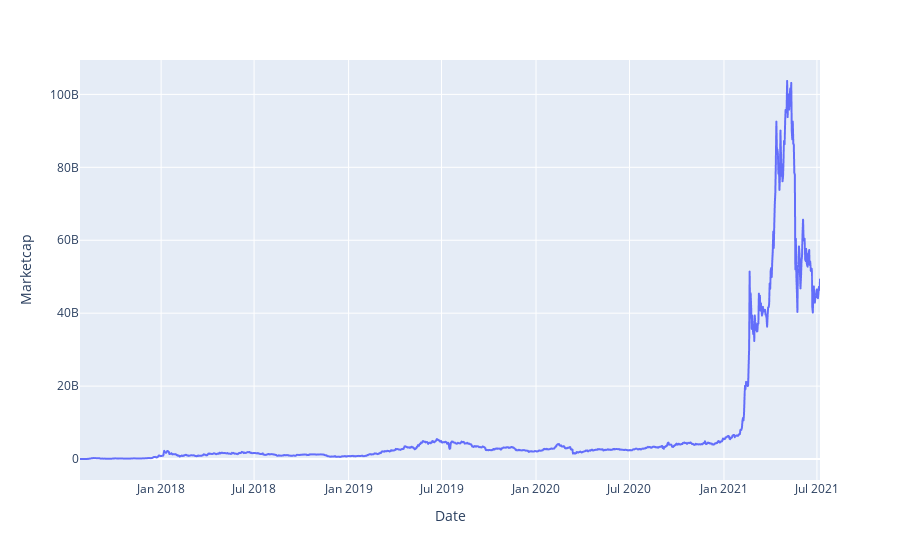

The code cell stored with this chart in its notebook:
### Code cell
fig = px.line(data, x='Date', y="Marketcap")
fig.show();

### Figure 1 — Plotly figure (JSON) as saved in the notebook; plotly's stock layout.template omitted (floating-point values rounded to 4 significant figures; data arrays with more than 128 entries replaced by an {"elided": "..."} marker saying what was removed)
{"data": [{"hovertemplate": "Date=%{x}<br>Marketcap=%{y}<extra></extra>", "legendgroup": "", "line": {"color": "#636efa", "dash": "solid"}, "marker": {"symbol": "circle"}, "mode": "lines", "name": "", "showlegend": false, "x": {"elided": "1442 str values"}, "xaxis": "x", "y": {"elided": "1442 float values"}, "yaxis": "y", "type": "scattergl"}], "layout": {"xaxis": {"anchor": "y", "domain": [0, 1], "title": {"text": "Date"}}, "yaxis": {"anchor": "x", "domain": [0, 1], "title": {"text": "Marketcap"}}, "legend": {"tracegroupgap": 0}, "margin": {"t": 60}}}
